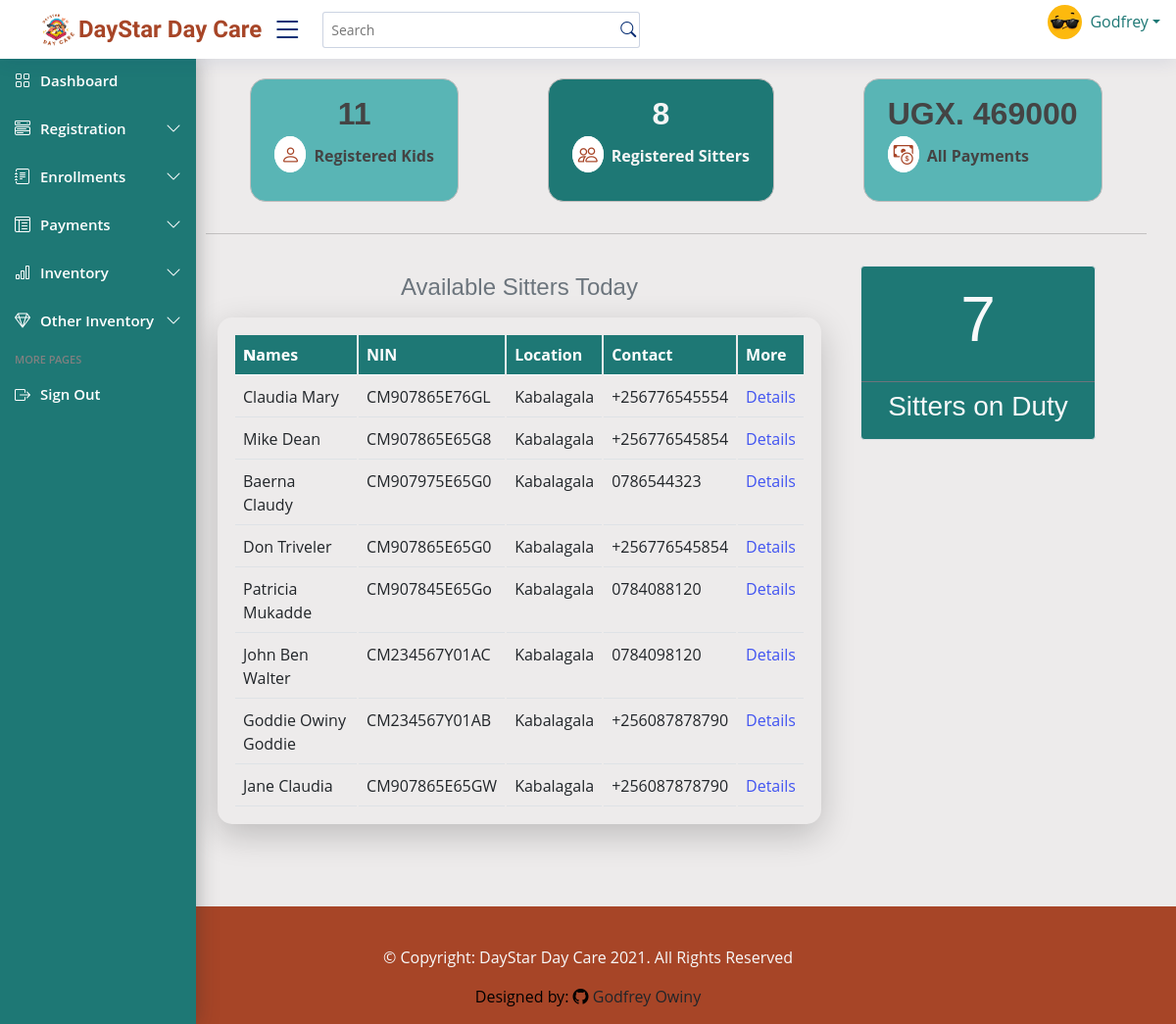
Page /index/ (signed in) on the committed database.
### dayStarApp/models.py (models this page shows, shortened)
class Sitter(models.Model):
    contact_regex = r'^(\+256|0)\d{9}$'   # Regex for contact
    contact_validator = RegexValidator(
        regex=contact_regex,
        message='Enter a valid Country contact'
    )
    NIN_regex = r'^C(M|F)\d{9}[A-Z]$'
    NIN_validator = RegexValidator(
    regex=NIN_regex,
    message='Enter a valid Ugandan NIN'
)
    name = models.CharField(max_length=100, null=False, blank=False, validators= [name_validator] )
    date_of_birth = models.DateField(blank=False, null=False)
    gender = models.CharField(max_length=100)
    location = models.CharField(max_length=100, default="Kabalagala")
    contact = models.CharField(max_length=13, validators=[MinLengthValidator(10), contact_validator])
    education_Level = models.CharField(max_length=255, blank=False, null=True)
    religion = models.CharField(max_length=100, blank=True)
    next_of_kin = models.CharField(max_length=200, blank=False, validators=[name_validator], default= None)
    recommended_by = models.CharField(max_length=100, null=True, blank=True)
    sitter_number = models.CharField(max_length=10, unique=True, blank=False, default=None)
    date_of_registration = models.DateField(default=timezone.now, null=True, blank=False)
    NIN = models.CharField(max_length=14, unique=True, blank=False, null=True, validators=[MinLengthValidator(10)])

### dayStarApp/views.py (the view)
# urls.py: path('index/', views.index, name='index'),
@login_required
def index(request):
    today_sitters = Sitter.objects.all().order_by('-id')
    today_babys = Baby.objects.all().order_by('-id')
    all_sitters = Sitter.objects.all()
    all_babys = Baby.objects.all()
    count_sitters = Sitter.objects.count()
    count_babys = Baby.objects.count()
    all_onduty = Sitter_on_duty.objects.count()
    item_sell = ItemSelling.objects.aggregate(total=Sum('amount_paid'))
    baby_payments = BabyPayment.objects.aggregate(total=Sum('amount_paid'))
    total_payments = item_sell['total'] + baby_payments['total']
    context = {
        'total_payments': total_payments,
        'today_babys': today_babys,
        'today_sitters': today_sitters,
        'count_sitters': count_sitters,
        'count_babys': count_babys,
        'all_sitters': all_sitters,
        'all_babys': all_babys,
        'all_onduty': all_onduty,
    }
    template = loader.get_template('dayStarApp/index.html')
    return HttpResponse(template.render(context))

### dayStarApp/templates/dayStarApp/index.html (shortened to what this page needs)
{% extends 'dayStarApp/base.html' %} {% load static %}
{% block content %}
  <main class="main" id="main">
    <div class="container">
      <div class="row">
        <div class="sitter col-md-2 d-md-block ml-5 mb-3">
          <h2 class="text-center">{{ count_babys }}</h2>
          <p>
            <span><i class="bi bi-person total-icon"></i></span
            ><strong>Registered Kids</strong>
          </p>
        </div>
        <div class="sitter col-md-2 d-md-block ml-5 mb-3">
          <h2 class="text-center heading text-bold">{{ count_sitters }}</h2>
          <p>
            <span><i class="bi bi-people total-icon"></i></span
            ><strong>Registered Sitters</strong>
          </p>
        </div>
        <div class="sitter col-md-2 d-md-block ml-5 mb-3">
          <h2 class="text-center">UGX. {{ total_payments }}</h2>
          <p>
            <span><i class="bi bi-cash-coin total-icon"></i></span
            ><strong>All Payments</strong>
          </p>
        </div>
      </div>
    </div> <hr>
    <div class="container">
      <div class="row">
        <div class="col-md-8">
            <table id="dataTable" class="table table-stripped sitter-table mt-3 p-3">
              <caption class="caption-top text-center"><h4>Available Sitters Today</h4></caption>
              <thead>
                <tr>
                  <th>
                    <b>N</b>ames
                  </th>
                  <th>NIN</th>
                  <th>Location</th>
                  <th data-type="tel">Contact</th>
                  <th>More</th>
                </tr>
              </thead>
              <tbody>
                {% for sitter in today_sitters %}
                  <tr>
                      <td>{{ sitter.name }}</td>
                      <td>{{ sitter.NIN }}</td>
                      <td>{{ sitter.location }}</td>
                      <td>{{ sitter.contact }}</td>
                      <td>
                        <a href="/details/{{ sitter.id }}" class="text-blue-500"> Details </a>
                      </td>
                  </tr>
                {% endfor %}
              </tbody>
            </table>
        </div>
        <div class="col-md-4">
          <div class="card border m-3" style="max-width: 15rem; background: #1e7875;">
            <div class="card-body text-success">
              <h1 class="text-center text-light" style="font-size: 4rem; font-weight: 10rem;">{{ all_onduty }}</h1>
            </div>
            <div class="card-footer bg-transparent border-secondary"><h3 class="text-center text-light">Sitters on Duty</h3></div>
          </div>
      </div>
    </div>
    </div>
  </main>
{% endblock %}

### dayStarApp/static/css/style.css (style rules this page uses)
:root { scroll-behavior: smooth; }
body { font-family: "Open Sans", sans-serif; color: #444444; background: #edebeb; }
a { color: #4154f1; text-decoration: none; }
h1, h2, h3, h4, h5, h6 { font-family: "Nunito", sans-serif; }
#main { margin-top: 60px; padding: 20px 30px; transition: all 0.3s; }
.header-nav ul .nav-item, span { list-style-type: none; }
@media (min-width: 1200px) { #main { margin-left: 15%; } }
.sitter { display: grid; margin: auto; min-width: fit-content; padding: 1rem 1.5rem; border: 1px solid rgb(194, 189, 189); border-radius: 1rem; transition: all 0.8s; }
.sitter h2 { font-weight: bold; }
.sitter:nth-child(odd) { background-color: #59b5b5; }
.sitter:nth-child(even) { background-color: #1e7875; color: whitesmoke; }
.sitter .total-icon { color: #a74527; background: white; font-size: 20px; margin-right: 8px; border: 1px solid white; padding: 4px 5px; border-radius: 50%; }
.sitter-table { width: 100%; border-collapse: separate; border-radius: 15px; box-shadow: 0 11px 34px 0 rgba(0, 0, 0, 0.2); }
.sitter-table thead tr { background-color: #1e7875; color: white; }

### rows in the picture
Sitter: name "Claudia Mary", NIN "CM907865E76GL", location "Kabalagala", contact "+256776545554"
Sitter: name "Mike Dean", NIN "CM907865E65G8", location "Kabalagala", contact "+256776545854"
Sitter: name "Baerna Claudy", NIN "CM907975E65G0", location "Kabalagala", contact "0786544323"
Sitter: name "Don Triveler", NIN "CM907865E65G0", location "Kabalagala", contact "+256776545854"
Sitter: name "Patricia Mukadde", NIN "CM907845E65Go", location "Kabalagala", contact "0784088120"
Sitter: name "John Ben Walter", NIN "CM234567Y01AC", location "Kabalagala", contact "0784098120"
Sitter: name "Goddie Owiny Goddie", NIN "CM234567Y01AB", location "Kabalagala", contact "+256087878790"
Sitter: name "Jane Claudia", NIN "CM907865E65GW", location "Kabalagala", contact "+256087878790"

### other values in the picture
{{ count_babys }} "11"
{{ count_sitters }} "8"
{{ total_payments }} "469000"
{{ all_onduty }} "7"
